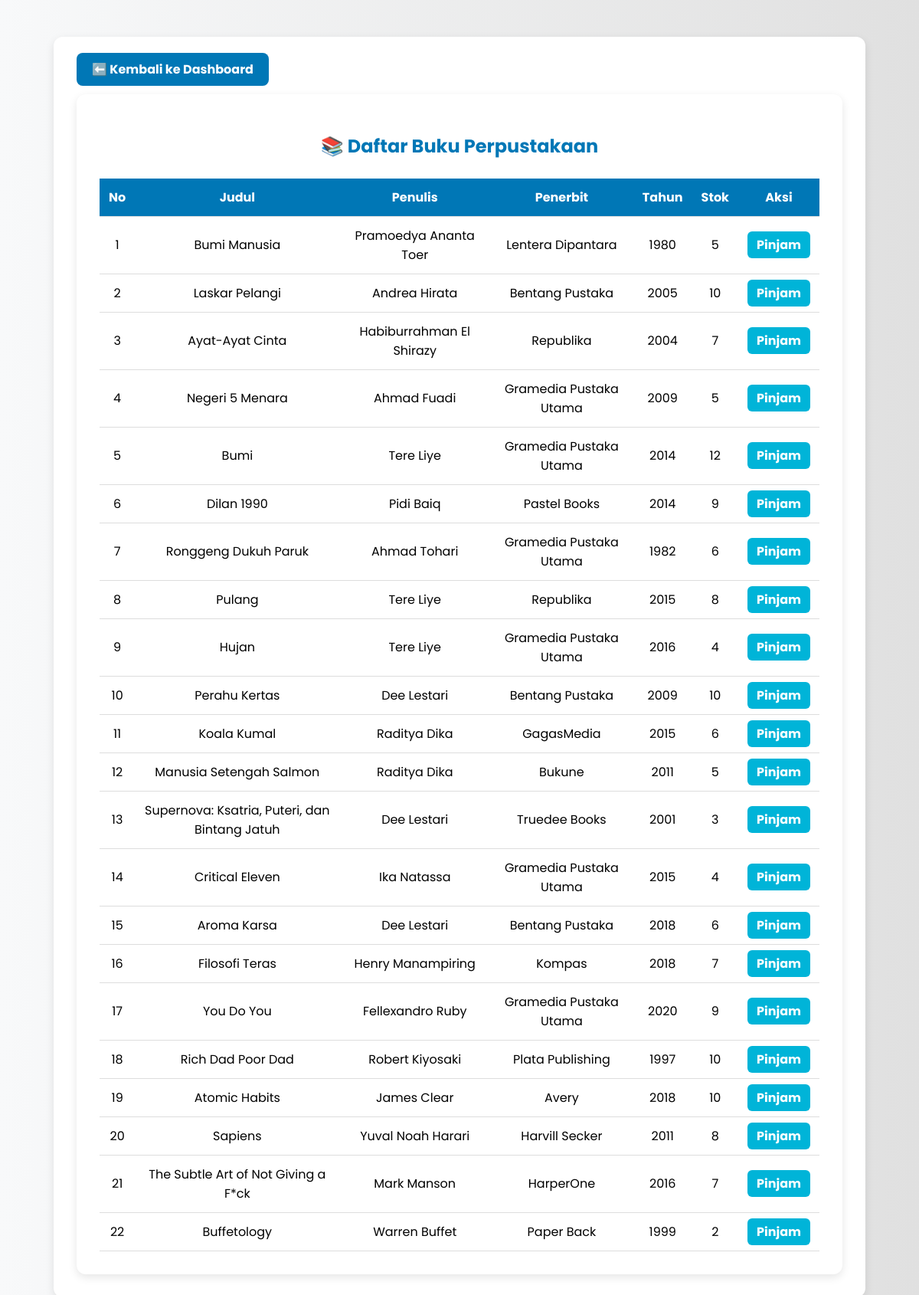
/daftar_buku.php, run on the app's committed database.
### tables this page shows
CREATE TABLE `buku` (
  `id_buku` int(11) NOT NULL,
  `judul` varchar(100) NOT NULL,
  `penulis` varchar(100) DEFAULT NULL,
  `penerbit` varchar(100) DEFAULT NULL,
  `tahun_terbit` int(11) DEFAULT NULL,
  `stok` int(11) DEFAULT NULL
);

### daftar_buku.php (the view, shortened to what this page needs)
<?php
include 'config.php';
$query = "SELECT * FROM buku";
$result = mysqli_query($conn, $query);
?>
<!DOCTYPE html>
<html lang="id">
<head>
</head>
<body>
<div class="container">
    <div style="margin-bottom: 20px;">
        <a href="dashboard.php" style="
            background-color: #0077b6;
            color: white;
            padding: 10px 20px;
            text-decoration: none;
            border-radius: 8px;
            font-weight: bold;
            transition: 0.3s;
        " onmouseover="this.style.backgroundColor='#005f8a'" onmouseout="this.style.backgroundColor='#0077b6'">
            ⬅️ Kembali ke Dashboard
        </a>
    </div>
<div class="container">
    <h2>📚 Daftar Buku Perpustakaan</h2>
    <table>
        <tr>
            <th>No</th>
            <th>Judul</th>
            <th>Penulis</th>
            <th>Penerbit</th>
            <th>Tahun</th>
            <th>Stok</th>
            <th>Aksi</th>
        </tr>
        <?php
        $no = 1;
        while ($row = mysqli_fetch_assoc($result)) {
            echo "<tr>
                <td>{$no}</td>
                <td>{$row['judul']}</td>
                <td>{$row['penulis']}</td>
                <td>{$row['penerbit']}</td>
                <td>{$row['tahun_terbit']}</td>
                <td>{$row['stok']}</td>
                <td><a class='btn-pinjam' href='pinjam.php?id={$row['id_buku']}'>Pinjam</a></td>
            </tr>";
            $no++;
        }
        ?>
    </table>
</div>
</body>
</html>

### daftar_buku.php (style rules this page uses)
body { font-family: 'Poppins', sans-serif; background: linear-gradient(to right, #f8f9fa, #e0e0e0); padding: 40px; }
.container { max-width: 1000px; margin: auto; background: #fff; padding: 30px; border-radius: 12px; box-shadow: 0 4px 12px rgba(0,0,0,0.1); }
h2 { text-align: center; color: #0077b6; margin-bottom: 25px; }
table { width: 100%; border-collapse: collapse; margin-top: 15px; }
th, td { padding: 12px; text-align: center; border-bottom: 1px solid #ddd; }
th { background-color: #0077b6; color: white; }
.btn-pinjam { background-color: #00b4d8; color: white; padding: 6px 12px; text-decoration: none; border-radius: 6px; font-weight: bold; transition: all 0.3s ease; }

### data on the page
buku: judul "Bumi Manusia", penulis "Pramoedya Ananta Toer", penerbit "Lentera Dipantara", tahun_terbit "1980", stok "5"
buku: judul "Laskar Pelangi", penulis "Andrea Hirata", penerbit "Bentang Pustaka", tahun_terbit "2005", stok "10"
buku: judul "Ayat-Ayat Cinta", penulis "Habiburrahman El Shirazy", penerbit "Republika", tahun_terbit "2004", stok "7"
buku: judul "Negeri 5 Menara", penulis "Ahmad Fuadi", penerbit "Gramedia Pustaka Utama", tahun_terbit "2009", stok "5"
buku: judul "Bumi", penulis "Tere Liye", penerbit "Gramedia Pustaka Utama", tahun_terbit "2014", stok "12"
buku: judul "Dilan 1990", penulis "Pidi Baiq", penerbit "Pastel Books", tahun_terbit "2014", stok "9"
buku: judul "Ronggeng Dukuh Paruk", penulis "Ahmad Tohari", penerbit "Gramedia Pustaka Utama", tahun_terbit "1982", stok "6"
buku: judul "Pulang", penulis "Tere Liye", penerbit "Republika", tahun_terbit "2015", stok "8"
buku: judul "Hujan", penulis "Tere Liye", penerbit "Gramedia Pustaka Utama", tahun_terbit "2016", stok "4"
buku: judul "Perahu Kertas", penulis "Dee Lestari", penerbit "Bentang Pustaka", tahun_terbit "2009", stok "10"
buku: judul "Koala Kumal", penulis "Raditya Dika", penerbit "GagasMedia", tahun_terbit "2015", stok "6"
buku: judul "Manusia Setengah Salmon", penulis "Raditya Dika", penerbit "Bukune", tahun_terbit "2011", stok "5"
buku: judul "Supernova: Ksatria, Puteri, dan Bintang Jatuh", penulis "Dee Lestari", penerbit "Truedee Books", tahun_terbit "2001", stok "3"
buku: judul "Critical Eleven", penulis "Ika Natassa", penerbit "Gramedia Pustaka Utama", tahun_terbit "2015", stok "4"
buku: judul "Aroma Karsa", penulis "Dee Lestari", penerbit "Bentang Pustaka", tahun_terbit "2018", stok "6"
buku: judul "Filosofi Teras", penulis "Henry Manampiring", penerbit "Kompas", tahun_terbit "2018", stok "7"
buku: judul "You Do You", penulis "Fellexandro Ruby", penerbit "Gramedia Pustaka Utama", tahun_terbit "2020", stok "9"
buku: judul "Rich Dad Poor Dad", penulis "Robert Kiyosaki", penerbit "Plata Publishing", tahun_terbit "1997", stok "10"
buku: judul "Atomic Habits", penulis "James Clear", penerbit "Avery", tahun_terbit "2018", stok "10"
buku: judul "Sapiens", penulis "Yuval Noah Harari", penerbit "Harvill Secker", tahun_terbit "2011", stok "8"
buku: judul "The Subtle Art of Not Giving a F*ck", penulis "Mark Manson", penerbit "HarperOne", tahun_terbit "2016", stok "7"
buku: judul "Buffetology", penulis "Warren Buffet", penerbit "Paper Back", tahun_terbit "1999", stok "2"
